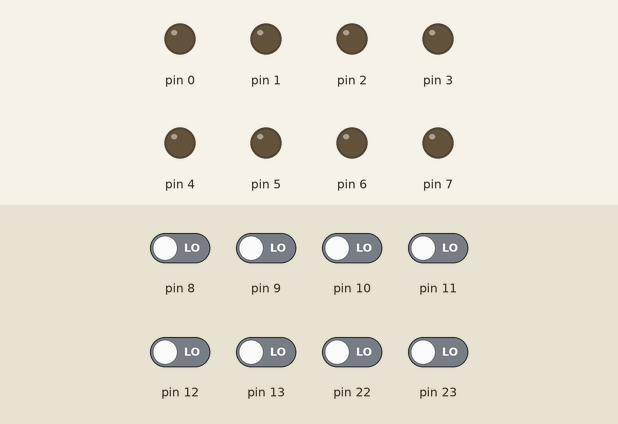
Simulated run of this sketch. Board: Arduino Uno, built with avr-gcc and run on an emulated ATmega328P. Shown: output pins drawn as LEDs (lit = HIGH). Inputs (shaded band) come from the test bench; at power-on: pin 8–13, pin 22, pin 23 LOW.

Above: at 0.8 s.
0.9 s: pin 8 driven HIGH
At 2.0 s:
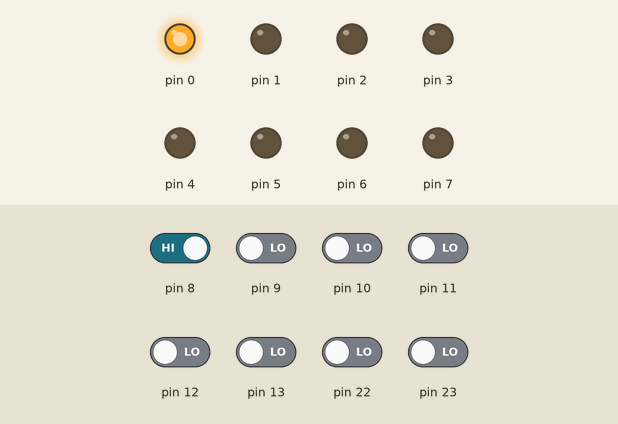
2.4 s: pin 9 driven HIGH
At 3.1 s:
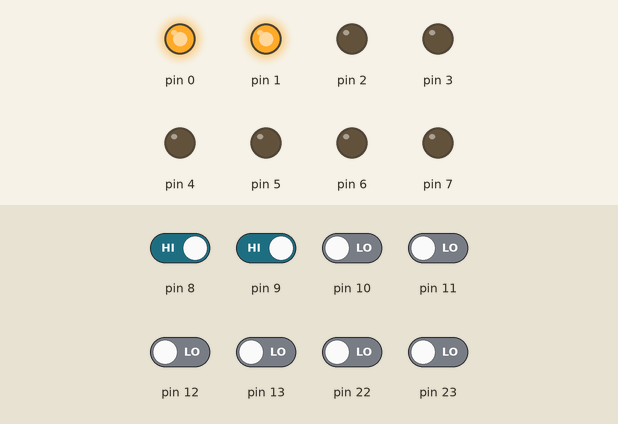
3.9 s: pin 10 driven HIGH
At 4.3 s:
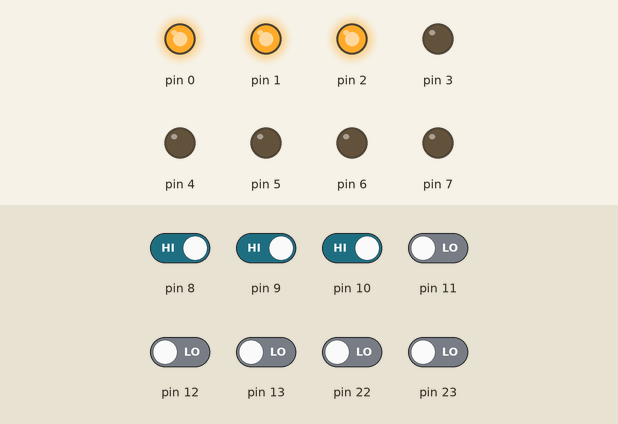
5.4 s: pin 11 driven HIGH
At 6.6 s:
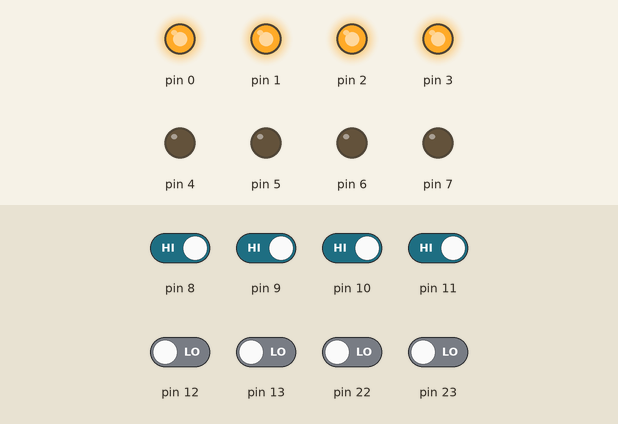
6.9 s: pin 12 driven HIGH
At 7.7 s:
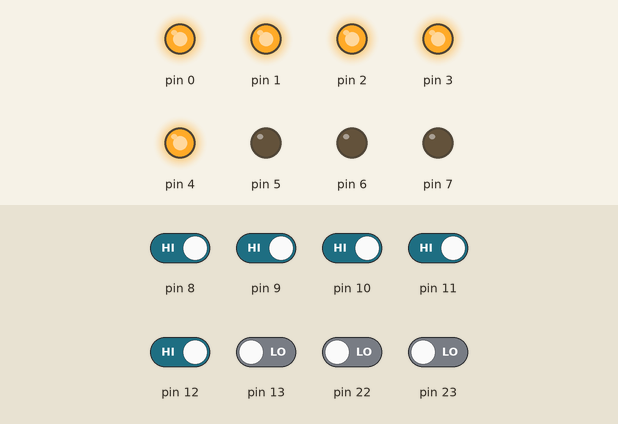
8.4 s: pin 13 driven HIGH
At 8.9 s:
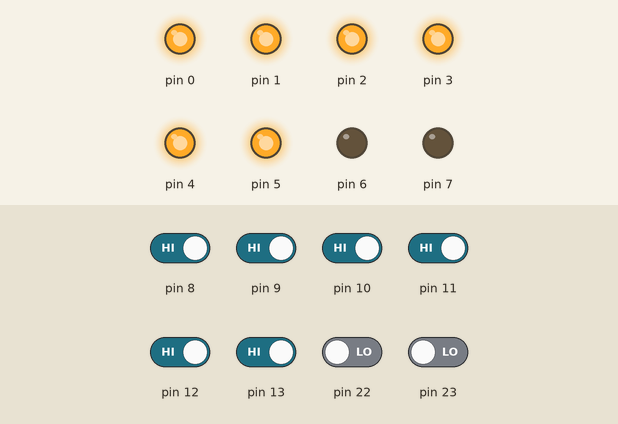
Timing chart, 0 to 10.9 s (numbered marks = the images above; inputs shaded):
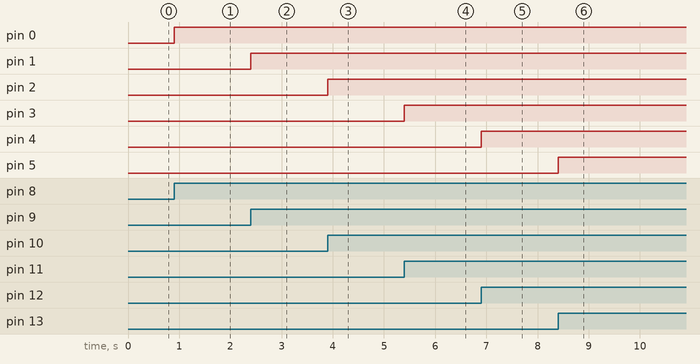

Measured:
- after the input at 0.9 s, pin 0: LOW → HIGH at once
- after the input at 2.4 s, pin 1: LOW → HIGH at once
- after the input at 3.9 s, pin 2: LOW → HIGH at once
- after the input at 5.4 s, pin 3: LOW → HIGH at once
- after the input at 6.9 s, pin 4: LOW → HIGH at once
- after the input at 8.4 s, pin 5: LOW → HIGH at once

The sketch:

sketch_jan26a.ino
```cpp
/*
 * led1.c
 *
 * Created: 25/06/2026 07:47:21 م
 * Author : Ahmed_SHaker
 */

#include <avr/io.h>


int main(void)
{
   unsigned char i;
   DDRB=0x00;
   DDRD=0xFF;
   while(1)
   {
     i=PINB;
     PORTD=i;

   }

}
```
